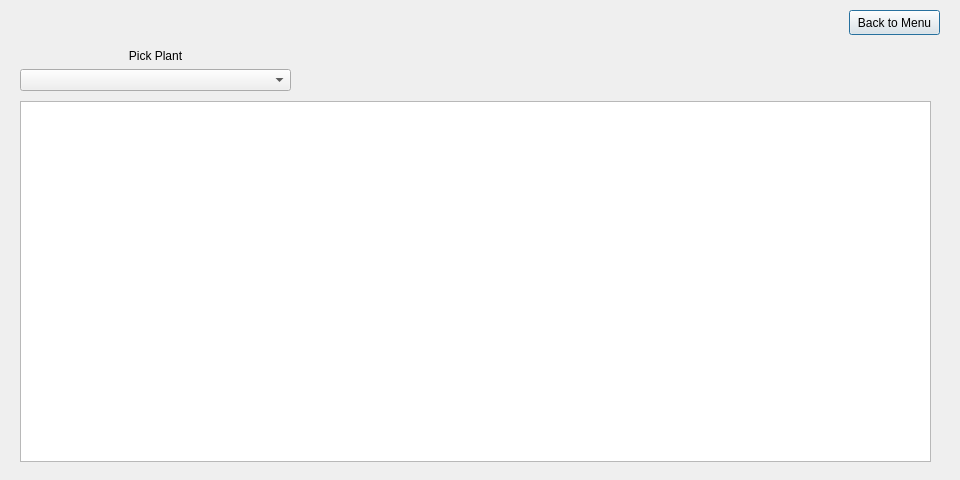
<?xml version="1.0" encoding="UTF-8"?>
<ui version="4.0">
 <class>Services</class>
 <widget class="QDialog" name="Services">
  <property name="geometry">
   <rect>
    <x>0</x>
    <y>0</y>
    <width>960</width>
    <height>480</height>
   </rect>
  </property>
  <property name="windowTitle">
   <string>Services</string>
  </property>
  <widget class="QPushButton" name="pushButton_menu">
   <property name="geometry">
    <rect>
     <x>849</x>
     <y>10</y>
     <width>91</width>
     <height>25</height>
    </rect>
   </property>
   <property name="text">
    <string>Back to Menu</string>
   </property>
  </widget>
  <widget class="QTableView" name="tableView_services">
   <property name="geometry">
    <rect>
     <x>20</x>
     <y>101</y>
     <width>911</width>
     <height>361</height>
    </rect>
   </property>
  </widget>
  <widget class="QWidget" name="verticalLayoutWidget">
   <property name="geometry">
    <rect>
     <x>20</x>
     <y>30</y>
     <width>271</width>
     <height>61</height>
    </rect>
   </property>
   <layout class="QVBoxLayout" name="verticalLayout">
    <item>
     <widget class="QLabel" name="label">
      <property name="font">
       <font>
        <weight>50</weight>
        <bold>false</bold>
       </font>
      </property>
      <property name="text">
       <string>Pick Plant</string>
      </property>
      <property name="alignment">
       <set>Qt::AlignBottom|Qt::AlignHCenter</set>
      </property>
     </widget>
    </item>
    <item>
     <widget class="QComboBox" name="comboBox_plants"/>
    </item>
   </layout>
  </widget>
 </widget>
 <resources/>
 <connections/>
</ui>
